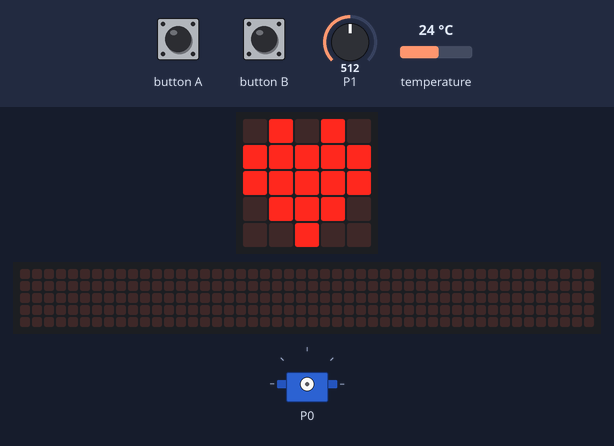
Bench run of a program on a simulated BBC micro:bit (MakeCode). Shown: the board's 5×5 LED display, servo, a strip that is not on the board, showing the scrolling text unrolled. The test bench sets the inputs (shaded band); at power-on: P1 = 512, temperature 24 °C (analog values on the 0–1023 scale). The 48×5 strip is a reading aid, not a part: it shows the text the display is scrolling, unrolled, one strip-width of it at a time.

Above: at 1.2 s.
1.3 s: button B pressed for 0.15 s
At 1.52 s:
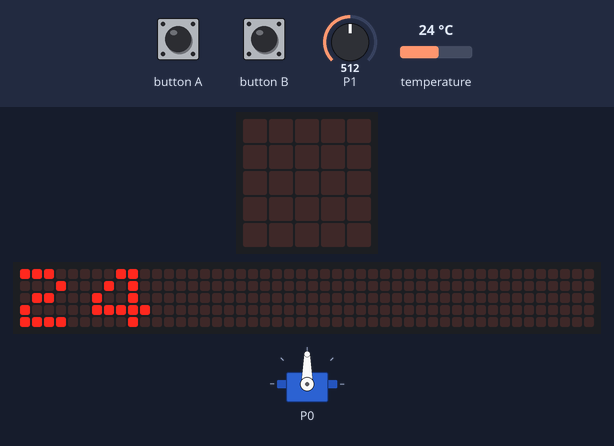
At 1.97 s:
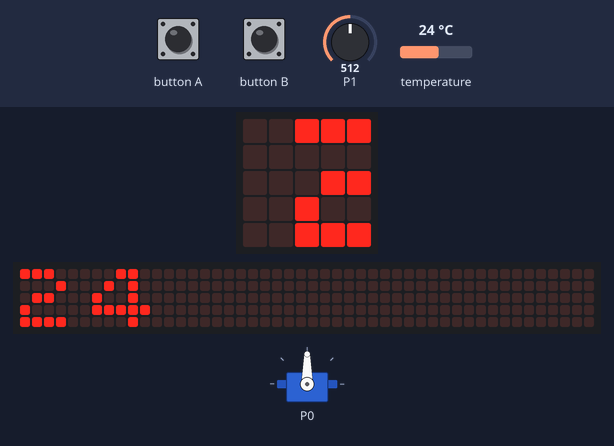
2.0 s: button A pressed for 0.15 s
2.7 s: P1 set to 487
6.6 s: P1 set to 510
At 8.9 s:
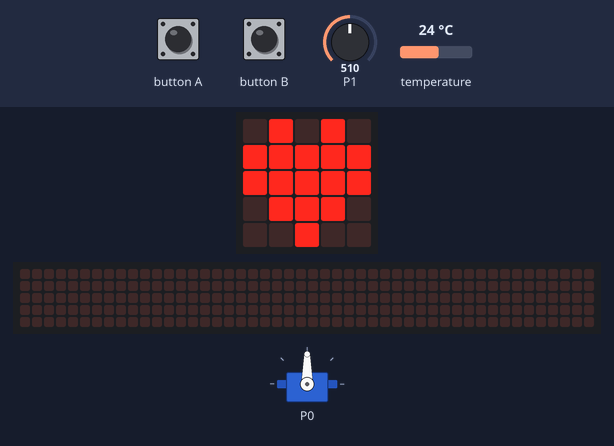
12.9 s: button B pressed for 0.15 s
At 13.12 s:
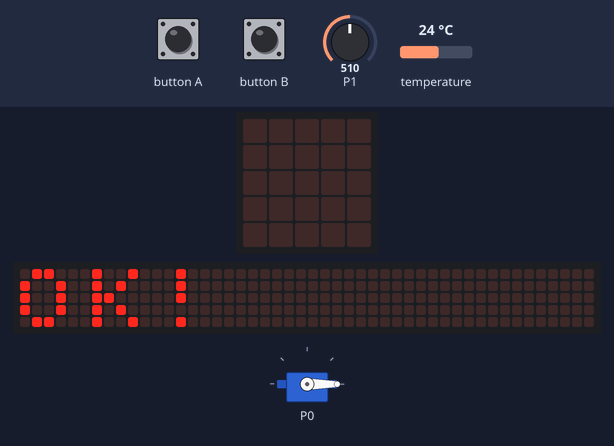
13.6 s: P1 set to 490
Timing chart, 0 to 16.6 s (numbered marks = the images above; inputs shaded):
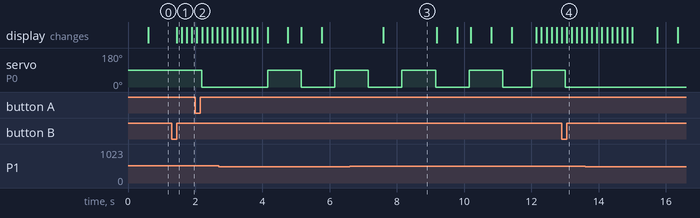

Measured:
- after the input at 1.3 s, the display: changes after 0.15 s (image 1)
- after the input at 6.6 s, the display: changes after 0.99 s (image 3)
- after the input at 12.9 s, the display: first differs from a run without the input after 0.15 s (image 4)
- by itself, servo on P0: alternates 90° for 1.0 s and 0° for 1.0 s
- what the display in image 3 shows lasts 1.6 s, from 7.6 s to 9.2 s

The program:

main.ts
```typescript
input.onButtonPressed(Button.A, function () {
    for (let index = 0; index < 5; index++) {
        pins.servoWritePin(AnalogPin.P0, 90)
        basic.pause(1000)
        pins.servoWritePin(AnalogPin.P0, 0)
        basic.pause(1000)
    }
    basic.showString("OK!")
})
input.onButtonPressed(Button.B, function () {
    basic.clearScreen()
    basic.showNumber(input.temperature())
})
basic.forever(function () {
    basic.showIcon(IconNames.Asleep)
    if (pins.analogReadPin(AnalogPin.P1) > 500) {
        basic.showIcon(IconNames.Heart)
        pins.servoWritePin(AnalogPin.P0, 90)
        basic.pause(1000)
        pins.servoWritePin(AnalogPin.P0, 0)
        basic.showIcon(IconNames.Happy)
        basic.showLeds(`
            . . . . .
            . # . . .
            . . . . .
            # . . . #
            . # # # .
            `)
        basic.showIcon(IconNames.Happy)
    } else {
        basic.showIcon(IconNames.Asleep)
    }
})
```

test.ts
```typescript
// テストはここに来ます。このパッケージが拡張機能として使用されるときにはコンパイルされません。
```
